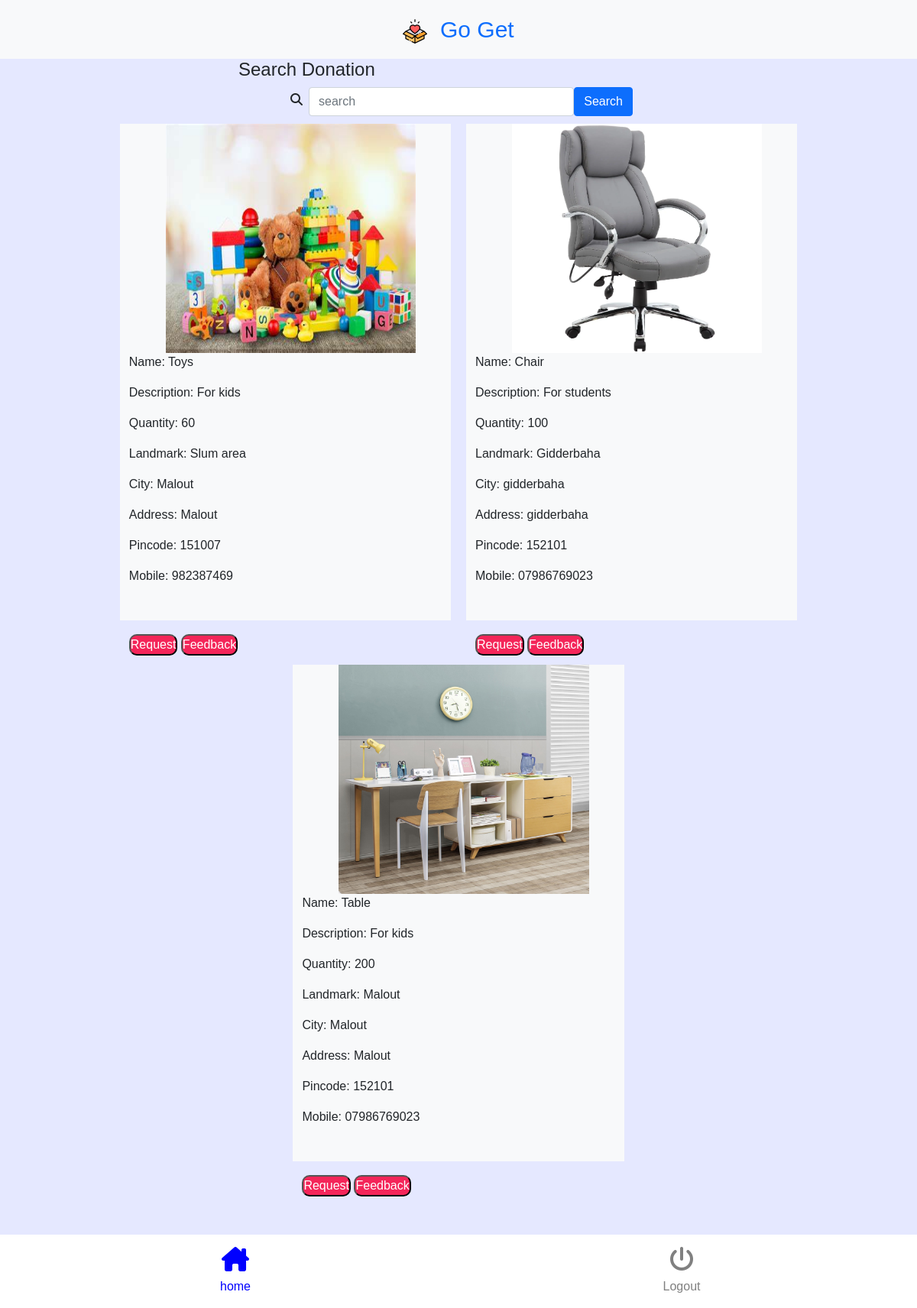
/user_search_donation.php, run on the app's committed database.
### tables this page shows
CREATE TABLE `donar_add_donation` (
  `id` int(11) NOT NULL,
  `itemname` varchar(100) NOT NULL,
  `description` varchar(200) NOT NULL,
  `quantity` varchar(500) NOT NULL,
  `landmark` varchar(100) NOT NULL,
  `city` varchar(200) NOT NULL,
  `address` varchar(200) NOT NULL,
  `pincode` varchar(100) NOT NULL,
  `mobile` text NOT NULL,
  `curdate` date NOT NULL,
  `picture` varchar(255) NOT NULL,
  `donar` varchar(200) NOT NULL,
  `status` varchar(100) NOT NULL DEFAULT 'Pending'
);

### user_search_donation.php (the view, shortened to what this page needs)
<?php include "connection.php"; ?>
<html>
    <head>
        <link rel="stylesheet" href="css/bootstrap.min.css"/>
        <link rel="stylesheet" href="css/bootstrap-grid.min.css"/>
        <link rel="stylesheet" href="homestyle.css" />
        <link rel="stylesheet" href="https://cdnjs.cloudflare.com/ajax/libs/font-awesome/6.5.2/css/all.min.css" />
    </head>
    <body id="body2">
        <div class="container-fluid">
            <div class="row text-center justify-content-center bg-light p-3">
                <div class="col-lg-6 column1">
                <a href="user_home.php">  <img src="images/logo-small.jpg" />&nbsp;&nbsp;</a><a href="user_home.php">Go Get</a>
                </div>
            </div>
            <div class="row justify-content-center">
                <div class="col-lg-6" >
                    <h4>Search Donation</h4>
                </div>
            </div>
            <div class="row justify-content-center" >
                <div class="col-lg-6 item1"  >
                    <form class="d-flex" action="" method="post">
                        <i class="fa-sharp fa-solid fa-magnifying-glass p-2"></i>
                        <input type="text" name="searchtxt"  placeholder="search" class="form-control" />
                        <button class="btn btn-primary" name="searchbtn" type="submit">Search</button>
                    </form>
                </div>
            </div>
            <div class="container">
            <div class="row justify-content-center" >
            <?php
            if(isset($_POST['searchbtn']))
            {
                $st=$_POST['searchtxt'];
                $query="select * from donar_add_donation where status='approval' and itemname like '%$st%'";
            }
            else{
$query="select * from donar_add_donation where status='approval'";
            }
$res=mysqli_query($con,$query);
while($row=mysqli_fetch_array($res))
{
?>
<div class="col-lg-6 bg-light item6 mb-5 ">
                    <img src="uploads/<?php echo $row['picture']?>" width="80%" height="300px;" class="ms-5" />
                    <p>Name: <?php echo $row['itemname'] ?></p>
                    <p>Description: <?php echo $row['description'] ?> </p>
                    <p>Quantity: <?php echo $row['quantity'] ?></p>
                    <p>Landmark: <?php echo $row['landmark'] ?></p>
                    <p>City: <?php echo $row['city'] ?></p>
                    <p>Address: <?php echo $row['address'] ?></p>
                    <p>Pincode: <?php echo $row['pincode'] ?></p>
                    <p>Mobile: <?php echo $row['mobile'] ?></p>
                    <br/>
                    <br/>
                    <a href="user_search_requests.php?id=<?php echo $row['id']?>">  <button type="submit" id="btntype">Request</button></a>
                    <a href="user_feedback.php?id=<?php echo $row['id']?>">  <button type="submit" id="btntype">Feedback</button></a>
                </div>
                <?php } ?>
</div>
</div>
        <div class="row bg-white p-3 mt-5 ">
            <div class="col-lg-6 text-center">
          <a href="user_home.php">    <h2> <i class="fa-solid fa-house-chimney" id="i2"></i></h2></a>
              <a href="user_home.php" id="tall2">home</a>
            </div>
            <div class="col-lg-6 text-center">
            <a href="index.php"> <h2><i class="fa-solid fa-power-off" id="i3"></i></h2></a>
        <a href="index.php" id="tall3">Logout</a>
            </div>
        </div>
        </div>
    </body>
</html>

### homestyle.css (style rules this page uses)
body { font-family: "Montserrat", sans-serif; font-optical-sizing: auto; font-weight: weight; font-style: normal; }
.column1 { color:blue; }
.column1 a { text-decoration: none; font-size:30px; }
#body2 { background-color: #e5e8ff; }
#i2 { color:blue; }
#tall2 { text-decoration: none; color:blue; }
#tall3 { color:grey; text-decoration: none; }
#i3 { color:grey; }
.item1 { width:40%; }
#btntype { background-color:#f42559; color:white; border-radius: 10px; }
.item6 { height:650px; margin: 10px; width:38%; }
* { margin: 0; padding: 0; box-sizing: border-box; }
:root { --progress-bar-width: 200px; --progress-bar-height: 200px; --font-size: 2rem; }

### data on the page
donar_add_donation: picture (picture), itemname "Toys", description "For kids", quantity "60", landmark "Slum area", city "Malout", address "Malout", pincode "151007", mobile "982387469"
donar_add_donation: picture (picture), itemname "Chair", description "For students", quantity "100", landmark "Gidderbaha", city "gidderbaha", address "gidderbaha", pincode "152101", mobile "07986769023"
donar_add_donation: picture (picture), itemname "Table", description "For kids", quantity "200", landmark "Malout", city "Malout", address "Malout", pincode "152101", mobile "07986769023"
